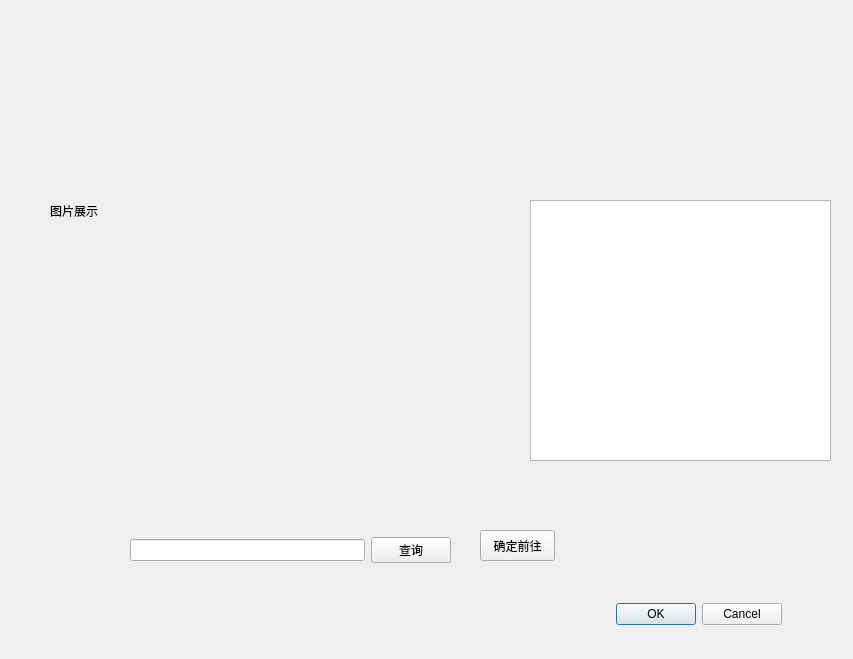
<?xml version="1.0" encoding="UTF-8"?>
<ui version="4.0">
 <class>dialogBui</class>
 <widget class="QDialog" name="dialogBui">
  <property name="geometry">
   <rect>
    <x>0</x>
    <y>0</y>
    <width>853</width>
    <height>659</height>
   </rect>
  </property>
  <property name="windowTitle">
   <string>Dialog</string>
  </property>
  <widget class="QPushButton" name="goBtn">
   <property name="geometry">
    <rect>
     <x>480</x>
     <y>530</y>
     <width>75</width>
     <height>31</height>
    </rect>
   </property>
   <property name="text">
    <string>确定前往</string>
   </property>
  </widget>
  <widget class="QTextBrowser" name="textBrowser">
   <property name="geometry">
    <rect>
     <x>530</x>
     <y>200</y>
     <width>301</width>
     <height>261</height>
    </rect>
   </property>
  </widget>
  <widget class="QDialogButtonBox" name="buttonBox">
   <property name="geometry">
    <rect>
     <x>590</x>
     <y>600</y>
     <width>192</width>
     <height>28</height>
    </rect>
   </property>
   <property name="standardButtons">
    <set>QDialogButtonBox::Cancel|QDialogButtonBox::Ok</set>
   </property>
  </widget>
  <widget class="QWidget" name="horizontalLayoutWidget">
   <property name="geometry">
    <rect>
     <x>130</x>
     <y>510</y>
     <width>321</width>
     <height>80</height>
    </rect>
   </property>
   <layout class="QHBoxLayout" name="horizontalLayout_3">
    <item>
     <widget class="QLineEdit" name="lineEdit_3"/>
    </item>
    <item>
     <widget class="QPushButton" name="searchBtn_3">
      <property name="text">
       <string>查询</string>
      </property>
     </widget>
    </item>
   </layout>
  </widget>
  <widget class="QLabel" name="label">
   <property name="geometry">
    <rect>
     <x>50</x>
     <y>40</y>
     <width>411</width>
     <height>341</height>
    </rect>
   </property>
   <property name="text">
    <string>图片展示</string>
   </property>
  </widget>
 </widget>
 <resources/>
 <connections/>
</ui>
